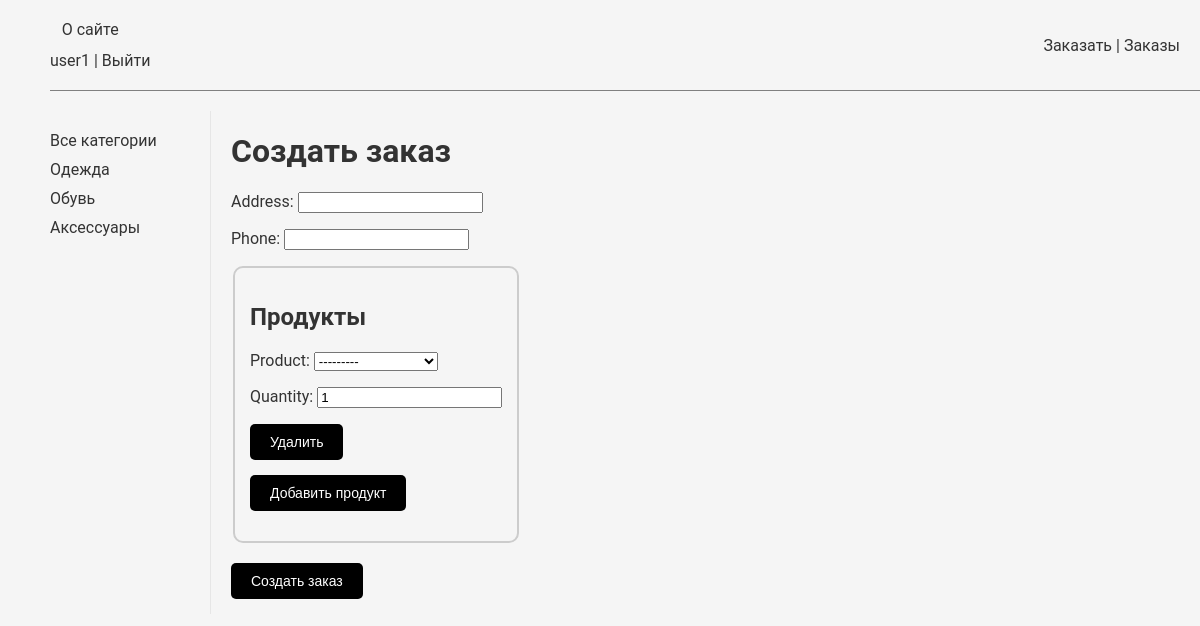
The app's page /orders/create/ (signed in) with its own data.
### catalog/models.py (models this page shows, shortened)
class Category(models.Model):
    name = models.CharField(max_length=50)
    slug = models.SlugField(max_length=255, unique=True, db_index=True, verbose_name="URL")
    class Meta:
        ordering = ['name']
    def get_absolute_url(self):
        return reverse('catalog:cat_products', kwargs={'cat_slug': self.slug})

### orders/views.py (the view, shortened to what this page needs)
# urls.py: path('create/', CreateOrderView.as_view(), name='create_order'),
class CreateOrderView(DataMixin, View):
    model = Order
    def get(self, request):
        if not request.user.is_authenticated:
            return redirect('users:login')
        order_form = OrderForm()
        order_item_formset = OrderItemFormSet()
        context = self.get_context_data(order_form=order_form, order_item_formset=order_item_formset)
        return render(request, 'orders/create_order.html', context)

### orders/forms.py
class OrderForm(forms.ModelForm):
    class Meta:
        model = Order
        fields = ['address', 'phone']

### catalog/models.py (called while the page is built)
    def __str__(self):
        return self.name

### users/utils.py (called while the page is built)
    def get_user_context(self, **kwargs):
        context = kwargs
        cats = Category.objects.annotate(Count('products'))
        user_menu = menu.copy()
        context['menu'] = user_menu
        context['cats'] = cats
        if 'cat_selected' not in context:
            context['cat_selected'] = 0
        return context

    def get_context_data(self, *, object_list=None, **kwargs):
        context = super().get_context_data(**kwargs)
        c_def = self.get_user_context(title="Список заказов")
        context.update(c_def)
        return context

### orders/templates/orders/create_order.html (shortened to what this page needs)
{% extends 'users/base.html' %}
{% block content %}
<h1>Создать заказ</h1>
<form id="order-form" method="post">
    {{ order_form.as_p }}
    <fieldset id="order-items">
        <h2>Продукты</h2>
        <div id="formset">
            {% for form in order_item_formset %}
                <div class="formset-row">
                    {{ form.as_p }}
                    <button type="button" class="delete-row">Удалить</button>
                </div>
            {% endfor %}
        </div>
        <button type="button" class="add-row">Добавить продукт</button>
    </fieldset>
    <button type="submit">Создать заказ</button>
</form>
{% endblock %}

### users/templates/users/base.html (shortened to what this page needs)
{% load static %}
<!DOCTYPE html>
<html>
<head>
    <link rel="stylesheet" href="{% static 'css/styles.css' %}">
</head>
<body>
<table class="table-page" border="0" cellpadding="0" cellspacing="0">
    <tr>
        <td valign="top" class="categories">
            {% block mainmenu %}
            <ul id="mainmenu" class="mainmenu">
                <div class="mainmenu__about">
                    {% for m in menu %}
                    <li><a href="{% url 'users:'|add:m.url_name %}">{{m.title}}</a></li>
                    {% endfor %}
                    {% if request.user.is_authenticated %}
                    <li class="last"> {{user.username}} | <a href="{% url 'users:logout' %}">Выйти</a></li>
                    {% else %}
                    <li class="last"><a href="{% url 'users:register' %}">Регистрация</a> | <a href="{% url 'users:login' %}">Войти</a> </li>
                    {% endif %}
                </div>
                <li><a href="{% url 'orders:create_order' %}">Заказать</a>
                {% if request.user.is_authenticated %}
                | <a href="{% url 'orders:orders' %}">Заказы</a> {% endif %}
                </li>
            </ul>
            {% endblock mainmenu %}
            <table class="table-content" border=0 cellpadding="0" cellspacing="0">
                <tr>
                    <td valign="top" class="left-chapters">
                        <ul id="leftchapters">
                            {% if request.resolver_match.url_name == 'products' and cat_selected == 0 %}
                                <li class="selected">Все категории</li>
                            {% else %}
                                <li><a href="{% url 'catalog:products' %}">Все категории</a></li>
                            {% endif %}
                            {% for c in cats %}
                                {% if c.products__count > 0 %}
                                {% if c.pk == cat_selected %}
                                <li class="selected">{{c.name}}</li>
                                {% else %}
                                <li><a href="{{ c.get_absolute_url }}">{{c.name}}</a></li>
                                {% endif %}
                                {% endif %}
                            {% endfor %}
                        </ul>
                    </td>
                    <td valign="top" class="content">
                        <div class="content-text">
                            {% block content %}
                            {% endblock %}
                        </div>
                    </td>
                </tr>
            </table>
        </td>
    </tr>
</table>
</body>
</html>

### static/css/styles.css (style rules this page uses)
body { font-family: 'Roboto', Arial, sans-serif; background-color: #f5f5f5; margin: 0; padding: 0; color: #333; }
ul { list-style: none; padding: 0; margin: 0; }
a { text-decoration: none; color: #333; transition: color 0.3s ease; }
.table-page { width: 100%; }
.mainmenu { padding: 20px 0; display: flex; align-items: center; justify-content: space-between; border-bottom: 1px solid gray; }
.mainmenu__about { display: flex; flex-direction: column; }
.mainmenu__about li:first-child { margin-bottom: 12px; }
#mainmenu { text-align: center; margin-bottom: 20px; }
#mainmenu li { display: inline-block; margin-right: 20px; }
#mainmenu li.last { margin-right: 0; }
#mainmenu li a { font-size: 16px; color: #333; }
.categories { padding-left: 50px; }
.left-chapters { width: 150px; padding-right: 10px; border-right: 1px solid #e6e6e6; margin-left: 20px; }
#leftchapters { margin-top: 20px; }
#leftchapters li { font-size: 16px; color: #333; margin-bottom: 10px; cursor: pointer; }
.table-content { padding-bottom: 20px; }
.content { padding-left: 20px; }
.content-text { margin-top: 20px; }
button { background-color: #000; color: #fff; border: none; padding: 10px 20px; font-size: 14px; border-radius: 5px; cursor: pointer; margin-bottom: 15px; }
#order-items { border: 2px solid #ccc; border-radius: 10px; padding: 15px; margin-bottom: 20px; }

### records on screen
Category: name "Одежда"
Category: name "Обувь"
Category: name "Аксессуары"

### other values on screen
{{ m.title }} "О сайте"
{{ user.username }} "user1"
